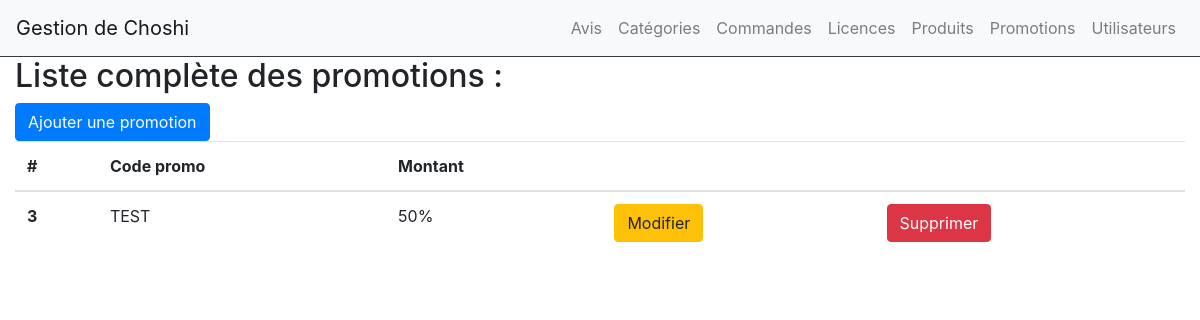
The page /admin/index.php?controller=promotions&action=list (signed in) on the database its author committed.
### tables this page shows
CREATE TABLE IF NOT EXISTS `promotions` (
  `id` int(11) NOT NULL AUTO_INCREMENT,
  `name` varchar(200) NOT NULL,
  `discount` int(11) NOT NULL,
  PRIMARY KEY (`id`)
);

### admin/index.php (called while the page is built, shortened)
<?php
if(isset($_GET['controller'])){
    switch ($_GET['controller']){
        case 'promotions':
            require 'controllers/promotionController.php';
        break;
    }
}
else{
    require 'controllers/indexController.php';
}
require 'views/admin.php';
?>

### admin/models/Promotion.php (called while the page is built, shortened)
<?php
function getPromotions($promoId = null)
{
    $db = dbConnect();
    if($promoId != null){
        $query = $db->prepare('SELECT * FROM promotions WHERE id = ?');
        $query->execute([$promoId]);
        return $query->fetch();
    }
    else{
        $query = $db->query('SELECT * FROM promotions');
        return $query->fetchAll();
    }
}

### admin/controllers/promotionController.php (called while the page is built, shortened)
<?php
require 'models/Promotion.php';
switch ($_GET['action']) {
    case 'list':
        $promotions = getPromotions();
        break;
}

### admin/views/promotionList.php (the view, shortened to what this page needs)
<main class="col-12">
	<h2>Liste complète des promotions : </h2>	<a href="index.php?controller=promotions&action=new"><button type="button" class="btn btn-primary">Ajouter une promotion</button></a>
    <table class="table">
		<thead>
			<tr>
				<th scope="col">#</th>
                <th scope="col">Code promo</th>
                <th scope="col">Montant</th>
				<th scope="col"></th>
				<th scope="col"></th>
			</tr>
		</thead>
		<tbody>
		<?php foreach($promotions as $promotion): ?>
			<tr>
				<th scope="row"><?= $promotion['id'] ?></th>
                <td><?=  $promotion['name'] ?></td>
                <td><?=  $promotion['discount'] ?>%</td>
				<td><a href="index.php?controller=promotions&action=edit&id=<?= $promotion['id'] ?>"><button type="button" class="btn btn-warning">Modifier</button></a>  </td>
				<td><a onclick="return confirm('Are you sure?')" href="index.php?controller=promotions&action=delete&id=<?= $promotion['id'] ?>"><button type="button" class="btn btn-danger">Supprimer</button></a></td>
			</tr>
		<?php endforeach; ?>
		</tbody>
	</table>
</main>

### rows shown on the page
promotions: id "3", name "TEST", discount "50"
